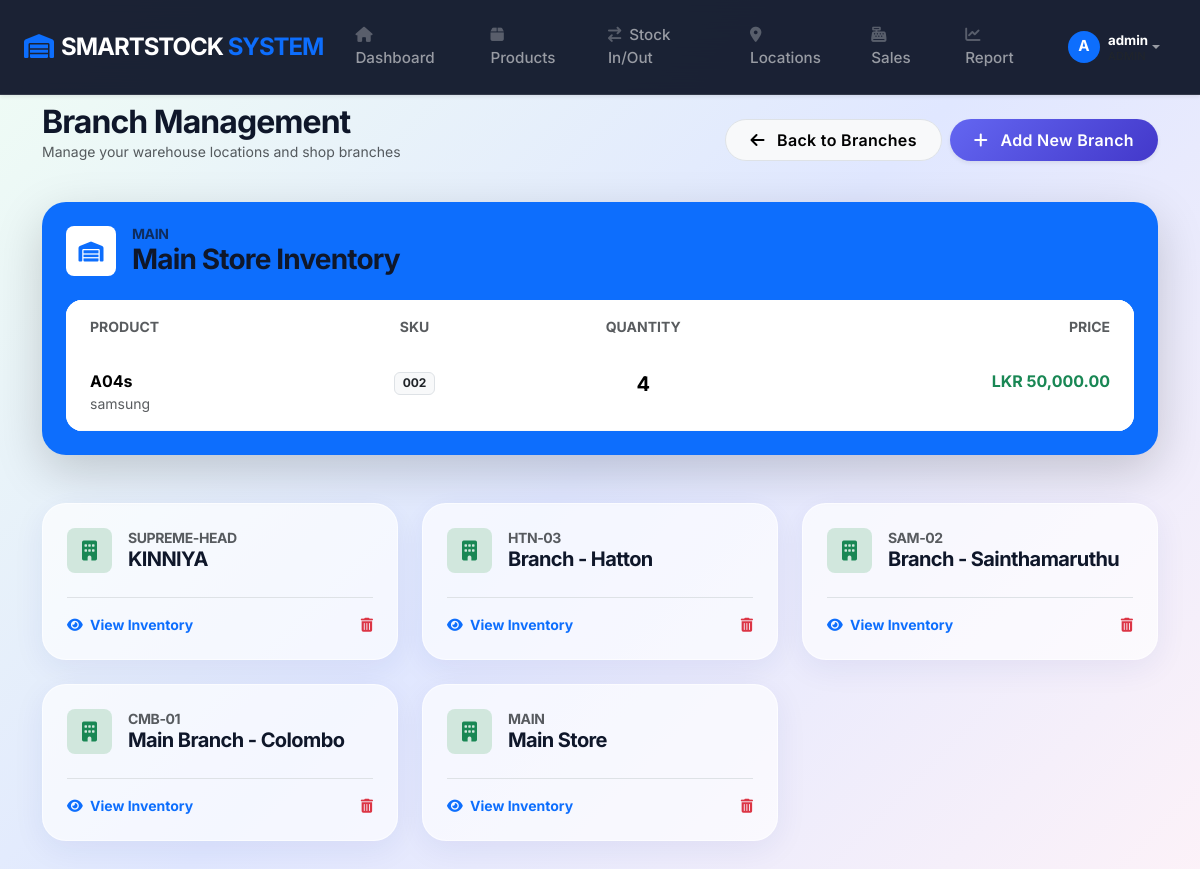
Screenshot of /locations.php?view=1 (signed in) with the database file from the repository.
### tables this page shows
CREATE TABLE `locations` (
  `id` int(11) NOT NULL,
  `code` varchar(50) DEFAULT NULL,
  `name` varchar(150) NOT NULL,
  `created_at` timestamp NOT NULL DEFAULT current_timestamp()
);

CREATE TABLE `stock` (
  `product_id` int(11) NOT NULL,
  `location_id` int(11) NOT NULL,
  `quantity` int(11) NOT NULL DEFAULT 0
);

CREATE TABLE `products` (
  `id` int(11) NOT NULL,
  `sku` varchar(50) DEFAULT NULL,
  `name` varchar(150) NOT NULL,
  `brand` varchar(100) DEFAULT NULL,
  `description` text DEFAULT NULL,
  `purchase_price` decimal(10,2) DEFAULT 0.00,
  `selling_price` decimal(10,2) DEFAULT 0.00,
  `category` varchar(100) DEFAULT NULL,
  `unit_price` decimal(10,2) DEFAULT 0.00,
  `min_stock_level` int(11) DEFAULT 5,
  `supplier_name` varchar(100) DEFAULT NULL,
  `status` enum('Active','Inactive') DEFAULT 'Active',
  `expiry_date` date DEFAULT NULL,
  `created_at` timestamp NOT NULL DEFAULT current_timestamp(),
  `supplier_id` int(11) DEFAULT NULL,
  `image_path` varchar(255) DEFAULT NULL,
  `max_stock_level` int(11) DEFAULT 100,
  `weight` decimal(10,2) DEFAULT NULL,
  `unit` varchar(20) DEFAULT 'pcs'
);

### locations.php (the view, shortened to what this page needs)
<?php
$pdo = db();
$locations = $pdo->query("SELECT * FROM locations ORDER BY id DESC")->fetchAll();
$view_loc = null;
$inventory = [];
if (isset($_GET['view'])) {
  $view_id = (int) $_GET['view'];
  $stmt = $pdo->prepare("SELECT * FROM locations WHERE id = ?");
  $stmt->execute([$view_id]);
  $view_loc = $stmt->fetch();
  if ($view_loc) {
    $stmt = $pdo->prepare("
            SELECT p.*, s.quantity
            FROM stock s
            JOIN products p ON p.id = s.product_id
            WHERE s.location_id = ? AND s.quantity > 0
            ORDER BY p.name ASC
        ");
    $stmt->execute([$view_id]);
    $inventory = $stmt->fetchAll();
  }
}
require_once 'header.php';
?>
<div class="container animate-fade-in">
  <div class="d-flex justify-content-between align-items-center mb-4 mt-2">
    <div>
      <h2 class="fw-bold mb-0">Branch Management</h2>
      <p class="text-muted small">Manage your warehouse locations and shop branches</p>
    </div>
    <div class="d-flex gap-2">
      <?php if ($view_loc): ?>
        <a href="locations.php" class="btn btn-light px-4 py-2 rounded-pill border">
          <i class="fas fa-arrow-left me-2"></i> Back to Branches
        </a>
      <?php endif; ?>
      <button class="btn btn-primary px-4 py-2 rounded-pill shadow-sm" data-bs-toggle="collapse"
        data-bs-target="#addLocForm">
        <i class="fas fa-plus me-2"></i> Add New Branch
      </button>
    </div>
  </div>
  <?php if ($view_loc): ?>
    <div class="glass-card p-4 mb-5 border-0 bg-primary text-white shadow-lg">
      <div class="d-flex align-items-center mb-4">
        <div class="avatar-sm bg-white text-primary rounded-3 d-flex align-items-center justify-content-center me-3"
          style="width: 50px; height: 50px;">
          <i class="fas fa-warehouse fa-lg"></i>
        </div>
        <div>
          <h6 class="fw-bold mb-0 text-uppercase small opacity-75"><?= htmlspecialchars($view_loc['code']) ?></h6>
          <h3 class="fw-bold mb-0"><?= htmlspecialchars($view_loc['name']) ?> Inventory</h3>
        </div>
      </div>
      <div class="bg-white rounded-4 overflow-hidden text-dark">
        <div class="table-responsive">
          <table class="table table-hover mb-0">
            <thead class="bg-light">
              <tr>
                <th class="px-4 py-3 border-0 small text-uppercase fw-bold text-muted">Product</th>
                <th class="px-4 py-3 border-0 small text-uppercase fw-bold text-muted text-center">SKU</th>
                <th class="px-4 py-3 border-0 small text-uppercase fw-bold text-muted text-center">Quantity</th>
                <th class="px-4 py-3 border-0 small text-uppercase fw-bold text-muted text-end">Price</th>
              </tr>
            </thead>
            <tbody>
              <?php if (empty($inventory)): ?>
                <tr>
                  <td colspan="4" class="text-center py-5 text-muted">No stock found at this branch.</td>
                </tr>
              <?php else: ?>
                <?php foreach ($inventory as $i): ?>
                  <tr>
                    <td class="px-4 py-3 border-light">
                      <div class="fw-bold"><?= htmlspecialchars($i['name']) ?></div>
                      <div class="small text-muted"><?= htmlspecialchars($i['brand']) ?></div>
                    </td>
                    <td class="px-4 py-3 border-light text-center">
                      <span class="badge bg-light text-dark border"><?= htmlspecialchars($i['sku']) ?></span>
                    </td>
                    <td class="px-4 py-3 border-light text-center">
                      <div class="fw-bold fs-5"><?= (int) $i['quantity'] ?></div>
                    </td>
                    <td class="px-4 py-3 border-light text-end">
                      <span class="fw-bold text-success">LKR <?= number_format($i['selling_price'], 2) ?></span>
                    </td>
                  </tr>
                <?php endforeach; ?>
              <?php endif; ?>
            </tbody>
          </table>
        </div>
      </div>
    </div>
  <?php endif; ?>
  <div class="row g-4">
    <?php foreach ($locations as $l): ?>
      <div class="col-md-6 col-lg-4">
        <div class="glass-card p-4 h-100 position-relative hover-shadow transition" style="cursor: pointer;"
          onclick="window.location.href='locations.php?view=<?= (int) $l['id'] ?>'">
          <div class="d-flex align-items-center mb-3">
            <div
              class="avatar-sm bg-success-subtle text-success rounded-3 d-flex align-items-center justify-content-center me-3"
              style="width: 45px; height: 45px;">
              <i class="fas fa-building fa-lg"></i>
            </div>
            <div>
              <h6 class="fw-bold mb-0 text-uppercase small text-muted"><?= htmlspecialchars($l['code']) ?></h6>
              <h5 class="fw-bold mb-0"><?= htmlspecialchars($l['name']) ?></h5>
            </div>
          </div>
          <div class="mt-4 pt-3 border-top d-flex justify-content-between align-items-center">
            <div class="text-primary small fw-bold">
              <i class="fas fa-eye me-1"></i> View Inventory
            </div>
            <a href="locations.php?delete=<?= (int) $l['id'] ?>" class="text-danger text-decoration-none small"
              onclick="event.stopPropagation(); return confirm('Remove this branch?')">
              <i class="fas fa-trash-alt"></i>
            </a>
          </div>
        </div>
      </div>
    <?php endforeach; ?>
  </div>
</div>
<?php require_once 'footer.php'; ?>

### style.css (style rules this page uses)
:root { --primary: #6366f1; --primary-hover: #4f46e5; --secondary: #ec4899; --success: #10b981; --warning: #f59e0b; --danger: #ef4444; --dark: #0f172a; --bg-gradient: linear-gradient(135deg, #f0fdf4 0%, #e0e7ff 50%, #fdf2f8 100%); --glass-bg: rgba(255, 255, 255, 0.65); --glass-border: rgba(255, 255, 255, 0.6); --glass-shadow: 0 8px 32px 0 rgba(31, 38, 135, 0.07); --text-main: #1e293b; --text-muted: #64748b; --radius-lg: 24px; --radius-md: 16px; }
body { background: var(--bg-gradient); background-attachment: fixed; color: var(--text-main); font-family: 'Inter', sans-serif; -webkit-font-smoothing: antialiased; min-height: 100vh; }
.glass-card { background: var(--glass-bg); backdrop-filter: blur(16px); -webkit-backdrop-filter: blur(16px); border: 1px solid var(--glass-border); border-radius: var(--radius-lg); box-shadow: var(--glass-shadow); transition: all 0.4s cubic-bezier(0.4, 0, 0.2, 1); }
h1, h2, h3, h4, h5, h6 { font-weight: 800; letter-spacing: -0.03em; color: var(--dark); }
.btn { border-radius: 50px; padding: 0.6rem 1.5rem; font-weight: 600; letter-spacing: 0.02em; transition: all 0.3s ease; }
.btn-primary { background: linear-gradient(135deg, var(--primary) 0%, #4338ca 100%); border: none; box-shadow: 0 4px 6px -1px rgba(99, 102, 241, 0.3); }
.animate-fade-in { animation: fadeInUp 0.8s cubic-bezier(0.2, 0.8, 0.2, 1) forwards; }

### locations.php (style rules this page uses)
.transition { transition: all 0.3s ease; }

### rows the page displays
locations: code "MAIN", name "Main Store"
stock: product.name "A04s", product.brand "samsung", product.sku "002", quantity "4", product.selling_price "50,000.00"
locations: code "SUPREME-HEAD", name "KINNIYA"
locations: code "HTN-03", name "Branch - Hatton"
locations: code "SAM-02", name "Branch - Sainthamaruthu"
locations: code "CMB-01", name "Main Branch - Colombo"

### other values shown
substr(currentUser(), 0, 1) "A"
currentUser() "admin"
